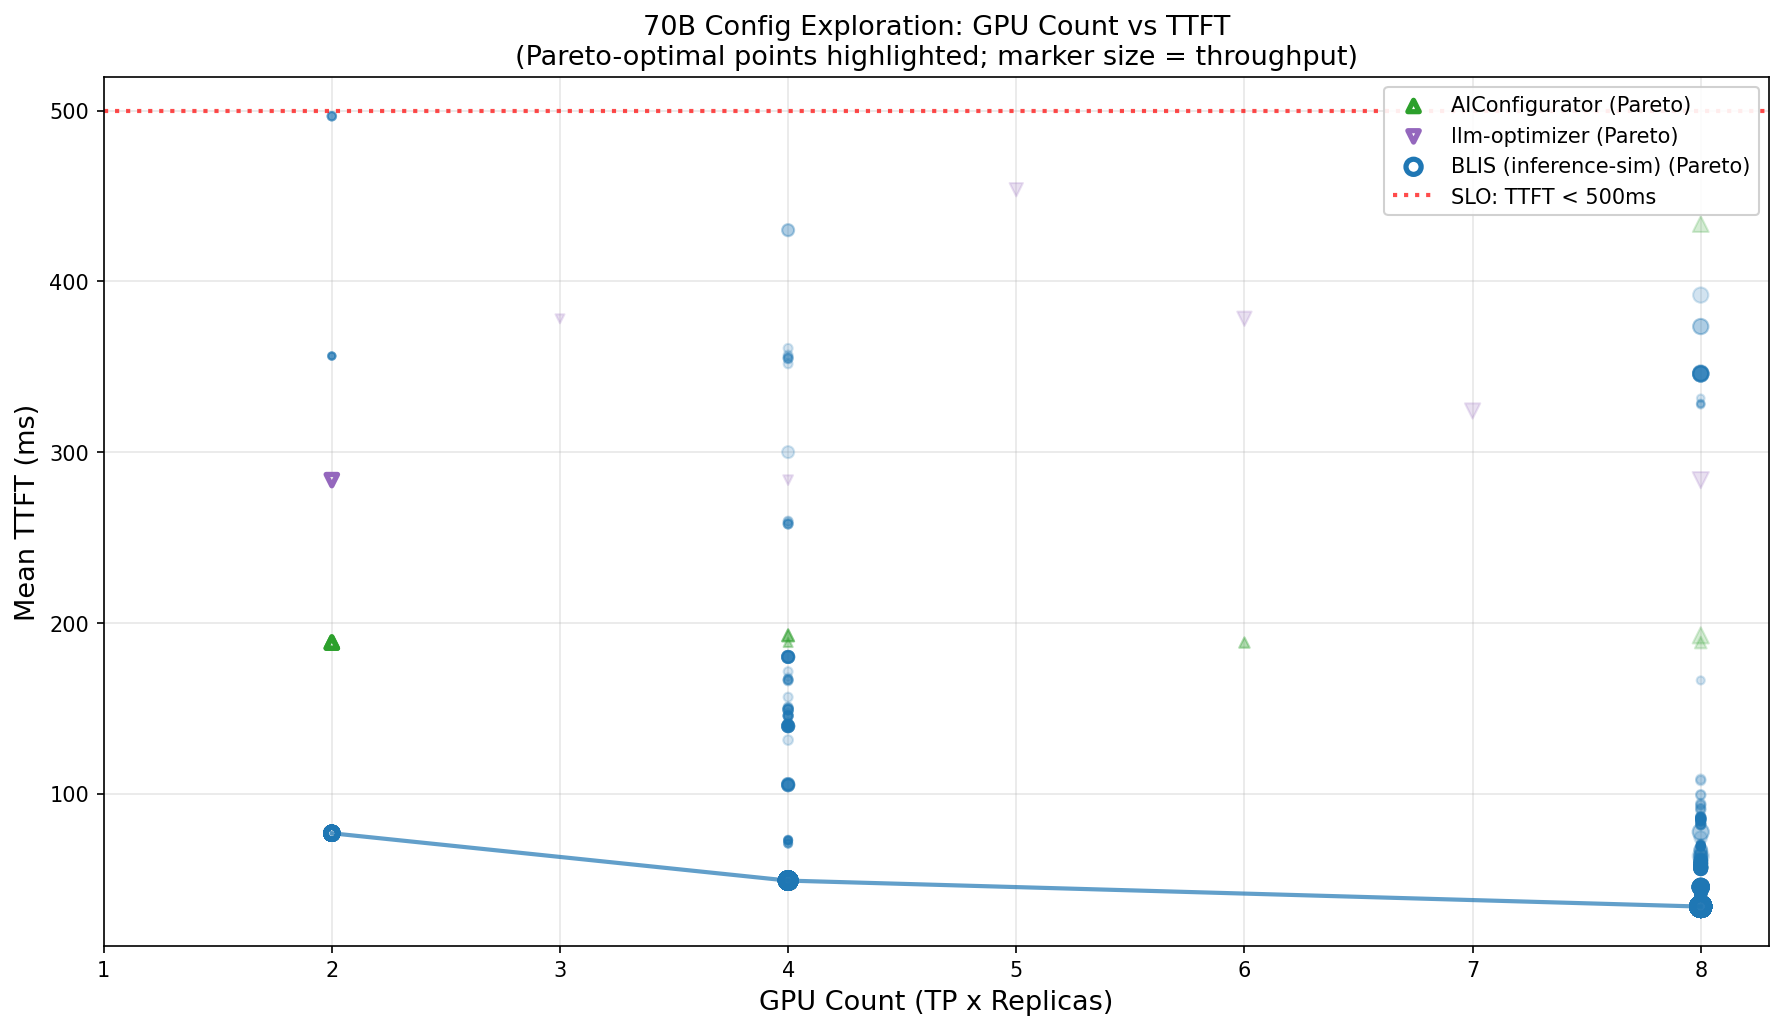

This chart was generated by the following Python code:
"""Scatter plot of 70B estimator results: GPU count vs TTFT with Pareto frontier.

Axes: GPU count (x, integer) vs mean TTFT (y, ms). Lower-left is better.
Pareto-optimal points (minimize GPUs AND minimize TTFT) are highlighted.
Marker size encodes throughput for context.
"""

import json
from pathlib import Path

import matplotlib
matplotlib.use("Agg")
import matplotlib.pyplot as plt
import numpy as np

RESULTS_DIR = Path(__file__).parent / "raw"
OUTPUT_DIR = Path(__file__).parent

TOOL_STYLES = {
    "inference-sim": {"color": "#1f77b4", "marker": "o", "label": "BLIS (inference-sim)"},
    "AIConfigurator": {"color": "#2ca02c", "marker": "^", "label": "AIConfigurator"},
    "llm-optimizer": {"color": "#9467bd", "marker": "v", "label": "llm-optimizer"},
}

FILE_TO_TOOL = {
    "blis": "inference-sim",
    "aiconfigurator": "AIConfigurator",
    "llm-optimizer": "llm-optimizer",
}


def load_results():
    """Load feasible results grouped by tool."""
    tool_data = {}
    for jsonl_file in RESULTS_DIR.glob("*.jsonl"):
        tool_name = FILE_TO_TOOL.get(jsonl_file.stem, jsonl_file.stem)
        records = []
        for line in jsonl_file.read_text().strip().split("\n"):
            if not line:
                continue
            r = json.loads(line)
            if r.get("results") and r["metadata"].get("status") == "ok":
                records.append(r)
        if records:
            tool_data[tool_name] = records
    return tool_data


def compute_pareto_front(gpu_counts, ttfts):
    """Pareto front: minimize GPU count AND minimize TTFT.

    Returns indices of non-dominated points sorted by ascending GPU count.
    """
    n = len(gpu_counts)
    if n == 0:
        return []
    dominated = [False] * n
    for i in range(n):
        for j in range(n):
            if i == j:
                continue
            if gpu_counts[j] <= gpu_counts[i] and ttfts[j] <= ttfts[i]:
                if gpu_counts[j] < gpu_counts[i] or ttfts[j] < ttfts[i]:
                    dominated[i] = True
                    break
    pareto = [i for i in range(n) if not dominated[i]]
    return sorted(pareto, key=lambda i: gpu_counts[i])


def main():
    tool_data = load_results()
    fig, ax = plt.subplots(figsize=(12, 7))

    slo_ttft = 500.0  # ms

    for tool_name, records in tool_data.items():
        style = TOOL_STYLES.get(tool_name, {"color": "gray", "marker": ".", "label": tool_name})

        gpu_counts = []
        ttfts = []
        throughputs = []
        for r in records:
            tp = r["vllm_args"]["tensor_parallel_size"]
            replicas = r["vllm_args"].get("num_replicas", 1)
            gpu_counts.append(tp * replicas)
            ttfts.append(r["results"]["ttft_mean_ms"])
            throughputs.append(r["results"]["max_throughput_tok_s"])

        gpu_counts = np.array(gpu_counts)
        ttfts = np.array(ttfts)
        throughputs = np.array(throughputs)

        pareto_idx = compute_pareto_front(gpu_counts.tolist(), ttfts.tolist())
        pareto_set = set(pareto_idx)
        non_pareto_idx = [i for i in range(len(records)) if i not in pareto_set]

        # Marker sizes proportional to throughput (provides context)
        if throughputs.max() > throughputs.min():
            sizes = 30 + 120 * (throughputs - throughputs.min()) / (throughputs.max() - throughputs.min())
        else:
            sizes = np.full_like(throughputs, 60)

        # Non-pareto points (faded, small)
        if non_pareto_idx:
            ax.scatter(
                gpu_counts[non_pareto_idx],
                ttfts[non_pareto_idx],
                s=sizes[non_pareto_idx] * 0.4,
                color=style["color"],
                marker=style["marker"],
                alpha=0.2,
                zorder=2,
            )

        # Pareto points (prominent, outlined)
        if pareto_idx:
            p_gpus = gpu_counts[pareto_idx]
            p_ttfts = ttfts[pareto_idx]
            p_sizes = sizes[pareto_idx]

            ax.scatter(
                p_gpus,
                p_ttfts,
                s=p_sizes,
                facecolors="none",
                edgecolors=style["color"],
                marker=style["marker"],
                linewidths=2.5,
                label=f'{style["label"]} (Pareto)',
                zorder=5,
            )

            # Frontier line
            sorted_pareto = sorted(zip(p_gpus, p_ttfts))
            if len(sorted_pareto) > 1:
                ax.plot(
                    [p[0] for p in sorted_pareto],
                    [p[1] for p in sorted_pareto],
                    color=style["color"],
                    linewidth=2,
                    alpha=0.7,
                    linestyle="-",
                    zorder=4,
                )

    # SLO horizontal line
    ax.axhline(
        slo_ttft, color="red", linestyle=":",
        linewidth=2, alpha=0.7, label=f"SLO: TTFT < {slo_ttft:.0f}ms",
    )

    ax.set_xlabel("GPU Count (TP x Replicas)", fontsize=13)
    ax.set_ylabel("Mean TTFT (ms)", fontsize=13)
    ax.set_title(
        "70B Config Exploration: GPU Count vs TTFT\n"
        "(Pareto-optimal points highlighted; marker size = throughput)",
        fontsize=13,
    )
    ax.legend(loc="upper right", fontsize=10, framealpha=0.9)
    ax.grid(True, alpha=0.3)
    ax.set_xticks(range(1, 9))

    plt.tight_layout()
    png_path = OUTPUT_DIR / "chart_pareto.png"
    fig.savefig(png_path, dpi=150, bbox_inches="tight")
    fig.savefig(OUTPUT_DIR / "chart_pareto.pdf", dpi=300, bbox_inches="tight")
    plt.close(fig)
    print(f"Saved: {png_path}")


if __name__ == "__main__":
    main()
